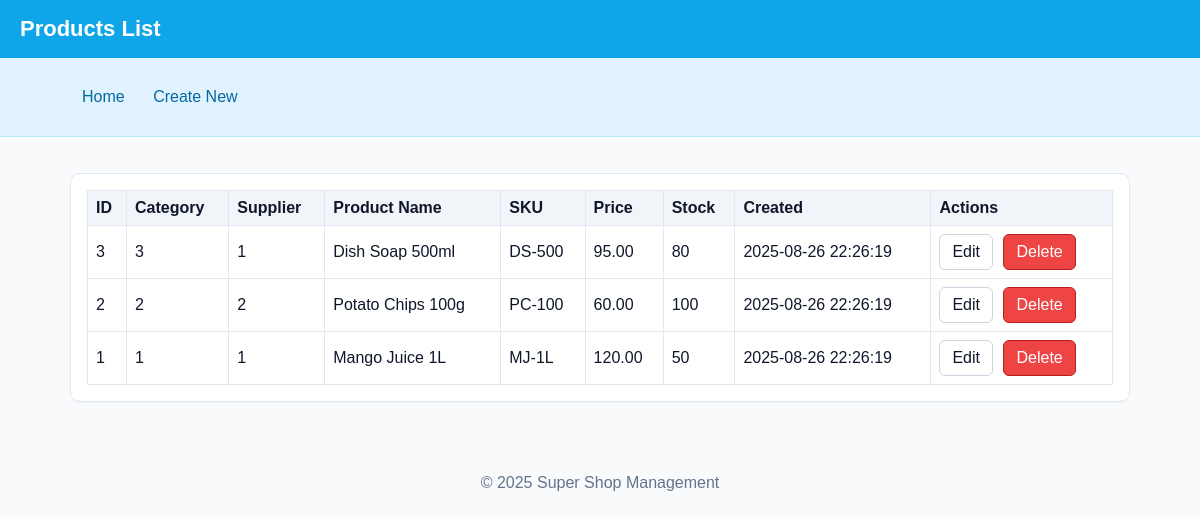
Screenshot of /tables/products/list.php with the database file from the repository.
### tables this page shows
CREATE TABLE products (
  product_id INT AUTO_INCREMENT PRIMARY KEY,
  category_id INT NOT NULL,
  supplier_id INT NULL,
  name VARCHAR(150) NOT NULL,
  sku VARCHAR(100) UNIQUE NULL,
  price DECIMAL(10,2) NOT NULL,
  stock INT NOT NULL DEFAULT 0,
  created_at DATETIME NOT NULL DEFAULT CURRENT_TIMESTAMP,
  CONSTRAINT fk_products_category
    FOREIGN KEY (category_id) REFERENCES categories(category_id)
    ON UPDATE CASCADE ON DELETE RESTRICT,
  CONSTRAINT fk_products_supplier
    FOREIGN KEY (supplier_id) REFERENCES suppliers(supplier_id)
    ON UPDATE CASCADE ON DELETE SET NULL
);

### tables/products/list.php (called while the page is built)
<?php
require_once __DIR__ . '/config.php';
require_once __DIR__ . '/../../crud/list.php';
?>

### tables/products/config.php (called while the page is built)
<?php
$table = 'products';
$primary_key = 'product_id';
$fields = [
  'product_id'  => ['type'=>'int','auto_increment'=>true,'primary'=>true],
  'category_id' => [
    'type'=>'int','required'=>true,
    'foreign'=>['table'=>'categories','col'=>'category_id','ref_label'=>'name']
  ],
  'supplier_id' => [
    'type'=>'int','required'=>false,'nullable'=>true,
    'foreign'=>['table'=>'suppliers','col'=>'supplier_id','ref_label'=>'name']
  ],
  'name'        => ['type'=>'varchar','required'=>true],
  'sku'         => ['type'=>'varchar','required'=>false,'nullable'=>true],
  'price'       => ['type'=>'decimal','required'=>true],
  'stock'       => ['type'=>'int','required'=>true],
  'created_at'  => ['type'=>'datetime','auto'=>true],
];
$labels = [
  'product_id'  => 'ID',
  'category_id' => 'Category',
  'supplier_id' => 'Supplier',
  'name'        => 'Product Name',
  'sku'         => 'SKU',
  'price'       => 'Price',
  'stock'       => 'Stock',
  'created_at'  => 'Created',
];
?>

### crud/list.php (the view, shortened to what this page needs)
<?php
require_once __DIR__ . '/../config/db_connect.php';
function render_header($title) {
  echo '<!doctype html><html><head><meta charset="utf-8"><meta name="viewport" content="width=device-width, initial-scale=1"><title>'
    . htmlspecialchars($title) . '</title><link rel="stylesheet" href="../../assets/style.css"></head><body>';
  echo '<div class="header"><h1>' . htmlspecialchars($title) . '</h1></div>';
  echo '<div class="nav"><div class="container"><a href="../../index.php">Home</a> <a href="create.php">Create New</a></div></div>';
  echo '<div class="container"><div class="card">';
}
function render_footer() {
  echo '</div></div><div class="footer"><p>&copy; ' . date('Y') . ' Super Shop Management</p></div></body></html>';
}
render_header(ucfirst($table) . ' List');
$page = max(1, (int)($_GET['page'] ?? 1));
$perPage = 20;
$offset = ($page - 1) * $perPage;
$stmt = $pdo->prepare("SELECT * FROM {$table} ORDER BY {$primary_key} DESC LIMIT :limit OFFSET :offset");
$stmt->bindValue(':limit', $perPage, PDO::PARAM_INT);
$stmt->bindValue(':offset', $offset, PDO::PARAM_INT);
$stmt->execute();
$rows = $stmt->fetchAll();
if (!$rows) {
  echo '<p>No records yet. <a class="btn primary" href="create.php">Create the first one</a></p>';
} else {
  echo '<table class="table"><thead><tr>';
  foreach ($fields as $name => $meta) {
    echo '<th>' . htmlspecialchars($labels[$name] ?? $name) . '</th>';
  }
  echo '<th>Actions</th>';
  echo '</tr></thead><tbody>';
  foreach ($rows as $row) {
    echo '<tr>';
    foreach ($fields as $name => $meta) {
      $val = $row[$name] ?? '';
      if (!empty($meta['type']) && $meta['type'] === 'datetime' && !empty($val)) {
        $val = htmlspecialchars($val);
      } else {
        $val = htmlspecialchars((string)$val);
      }
      echo '<td>' . $val . '</td>';
    }
    $id = urlencode($row[$primary_key]);
    echo '<td><a class="btn" href="edit.php?id='.$id.'">Edit</a> <a class="btn danger" href="delete.php?id='.$id.'" onclick="return confirm(\'Delete this record?\')">Delete</a></td>';
    echo '</tr>';
  }
  echo '</tbody></table>';
}
render_footer();

### assets/style.css (style rules this page uses)
* { box-sizing: border-box; }
body { font-family: Arial, Helvetica, sans-serif; margin: 0; background:#f8fafc; color:#0f172a; }
a { text-decoration: none; }
.container { max-width: 1100px; margin: 0 auto; padding: 20px; }
.header { background:#0ea5e9; color:white; padding:16px 20px; }
.header h1 { margin:0; font-size: 22px; }
.nav { background:#e0f2fe; border-bottom:1px solid #bae6fd; }
.nav a { display:inline-block; padding:10px 12px; color:#0369a1; }
.card { background:white; border:1px solid #e2e8f0; border-radius:10px; padding:16px; margin:16px 0; box-shadow: 0 1px 2px rgba(0,0,0,0.04); }
.table { width:100%; border-collapse: collapse; }
.table th, .table td { border:1px solid #e2e8f0; padding:8px; text-align:left; }
.table th { background:#f1f5f9; }
.btn { display:inline-block; padding:8px 12px; border-radius:6px; border:1px solid #cbd5e1; background:#fff; color:#0f172a; }
.btn.danger { background:#ef4444; color:white; border-color:#b91c1c; }
.btn + .btn { margin-left: 6px; }
.footer { text-align:center; color:#64748b; padding:20px; }

### rows the page displays
products: product_id "3", category "3", supplier "1", name "Dish Soap 500ml", sku "DS-500", price "95.00", stock "80", created_at "2025-08-26 22:26:19"
products: product_id "2", category "2", supplier "2", name "Potato Chips 100g", sku "PC-100", price "60.00", stock "100", created_at "2025-08-26 22:26:19"
products: product_id "1", category "1", supplier "1", name "Mango Juice 1L", sku "MJ-1L", price "120.00", stock "50", created_at "2025-08-26 22:26:19"

### other values shown
$title "Products List"
$labels[$name] "ID"
$labels[$name] "Category"
$labels[$name] "Supplier"
$labels[$name] "Product Name"
$labels[$name] "SKU"
$labels[$name] "Price"
$labels[$name] "Stock"
$labels[$name] "Created"
